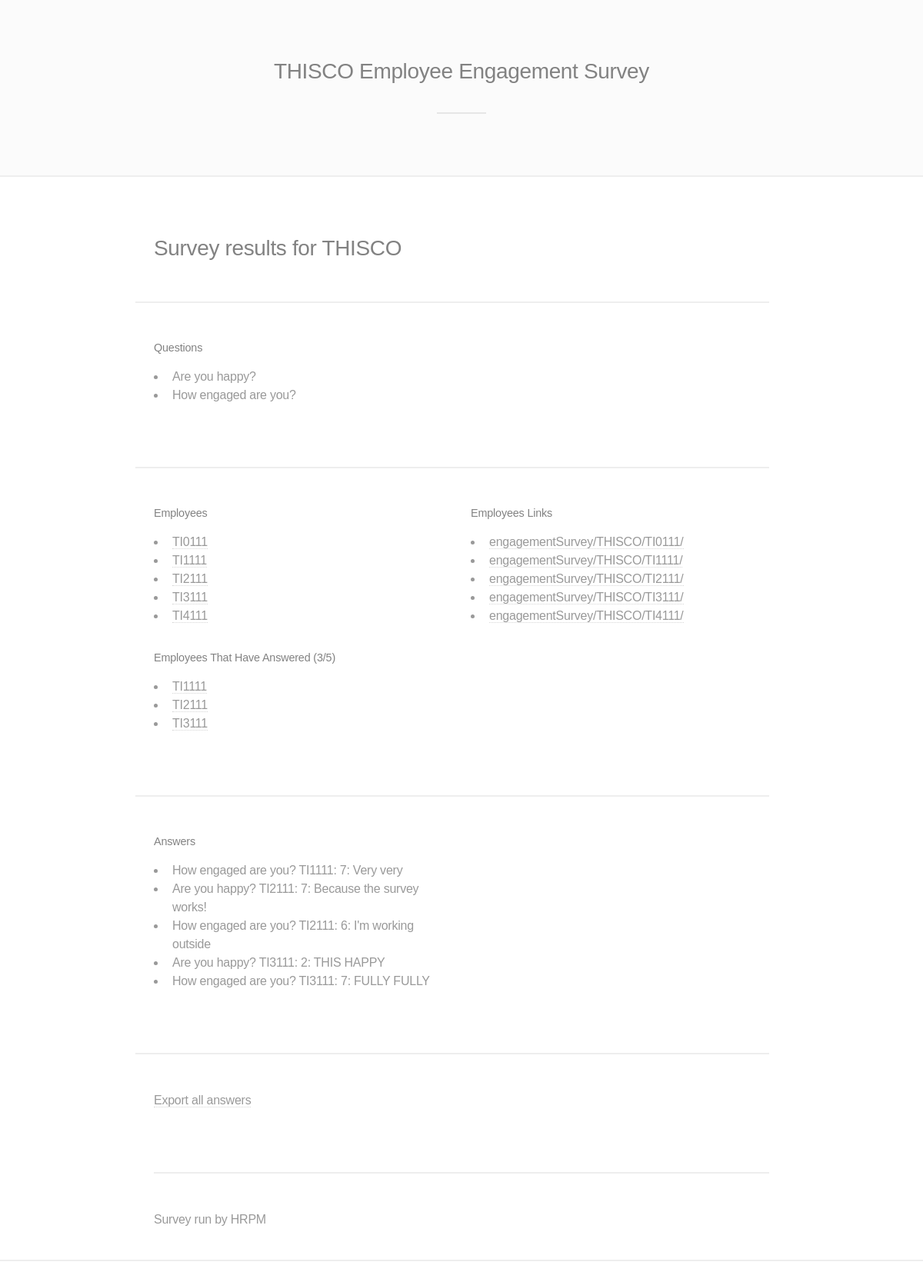
Screenshot of /engagementSurvey/THISCO/results/ (signed in) with the database file from the repository.
### engagementSurvey/models.py (models this page shows, shortened)
class Company(models.Model):
    cid = models.CharField(max_length=36, primary_key=True, default=str(uuid.uuid1()), editable=False)
    company_name =  models.CharField(max_length = 50)
    company_code = models.CharField(max_length = 2, unique=True)
    num_employees = models.IntegerField()
    questions = models.ManyToManyField(Question, blank=True)
    responses = models.ManyToManyField('Answer', blank=True)
    employees = models.ManyToManyField('Employee', blank=True, related_name='+')
    class Meta:
        verbose_name_plural = "Companies"
        ordering = ['company_name']

class Question(models.Model):
    question_id = models.CharField(max_length=36,primary_key=True, default=str(uuid.uuid1()), editable=False)
    question_text = models.CharField(max_length = 200)
    question_detail = models.CharField(max_length = 200, blank=True)
    default_text = models.CharField(max_length = 50, default = "Add additional info")
    QUESTION_TYPES = ( #could have these as subclasses
        ('G','1-7 Gallup'),
        ('GP','1-7 Gallup with text box'),
        ('TB','Text box'),
        ('SO','Single option'),
        ('MO','Multiple option'),
    )
    question_type = models.CharField(max_length=2, choices=QUESTION_TYPES, default = 'G')
    def __str__(self):
        return self.question_text
    class Meta:
        ordering = ['question_type','question_text']

class Employee(models.Model):
    eid = models.CharField(max_length=36, primary_key=True, default=str(uuid.uuid1()), editable=False)
    secret_id = models.CharField(max_length = 10)
    company = models.ForeignKey(Company, on_delete=models.CASCADE)
    has_answered = models.BooleanField(default=False)
    answer_time = models.DateTimeField(blank=True, null=True)
    EMPLOYEE_TYPES = (
        ('','- Level -'),
        ('UM','Upper Management'),
        ('MM','Middle Management'),
        ('LM','Lower Management'),
        ('OT','Other'),
    )
    e_type = models.CharField(max_length=2, choices=EMPLOYEE_TYPES, blank=True)
    EMPLOYEE_AREA = (
        ('','- Department -'),
        ('E','Education'),
        ('HR','Human Resources'),
        ('F','Finance'),
        ('M','Management'),
        ('O','Other'),
    )
    job_area = models.CharField(max_length=2, choices=EMPLOYEE_AREA, blank=True)
    def __str__(self):
        return(self.secret_id)
    class Meta:
        ordering = ['secret_id']

class Answer(models.Model):
    question = models.ForeignKey(Question, on_delete=models.CASCADE)
    employee = models.ForeignKey(Employee, on_delete=models.CASCADE)
    answer_value = models.SmallIntegerField(default=0)
    answer_text = models.CharField(max_length=500, blank=True)
    class Meta:
        ordering = ['employee','question']
    def __str__(self):
        return((self.question.__str__()) + " " + self.employee.__str__() + ": " + str(self.answer_value) + ": " + str(self.answer_text))

### engagementSurvey/views.py (the view)
# urls.py: path('<str:company_name>/results/', views.results, name='results'),
@login_required
def results(request, company_name):
    company = get_object_or_404(Company, company_name=company_name)
    company_employees = Employee.objects.filter(company=company)
    company_questions = company.questions.all()
    company_employees_answered = Employee.objects.filter(company=company, has_answered=True)
    company_answers = Answer.objects.filter(company=company)
    company_employees_answered_count = str(len(company_employees_answered)) + "/" + str(len(company_employees))
    context = {
        'company_name': company_name,
        'company_employees': company_employees,
        'company_questions': company_questions,
        'company_employees_answered': company_employees_answered,
        'company_employees_answered_count': company_employees_answered_count,
        'company_answers': company_answers,
    }
    return render(request, 'engagementSurvey/results.html', context)

### engagementSurvey/templates/engagementSurvey/results.html (shortened to what this page needs)
{% extends 'engagementSurvey/base.html' %}
{% block content %}
<header>
    <h2>Survey results for {{company_name}}</h2>
</header>
<div class="row">
    <div class="6u 12u$(medium)">
        <h5>Questions</h5>
        <ul>
        {% for question in company_questions %}
        <li>{{question}}</li>
        {% endfor %}
        </ul>
    </div>
</div>
<div class="row">
    <div class="6u 12u$(medium)">
            <h5>Employees</h5>
            <ul>
            {% for employee in company_employees %}
            <li><a href="/admin/engagementSurvey/employee/{{employee.eid}}/change/">{{employee}}</a></li>
            {% endfor %}
            </ul>
    </div>
    <div class="6u 12u$(medium)">
            <h5>Employees Links</h5>
            <ul>
            {% for employee in company_employees %}
            <li><a href="/engagementSurvey/{{company_name}}/{{employee.secret_id}}/">engagementSurvey/{{company_name}}/{{employee.secret_id}}/</a></li>
            {% endfor %}
            </ul>
    </div>
    <div class="6u 12u$(medium)">
            <h5>Employees That Have Answered ({{company_employees_answered_count}})</h5>
            <ul>
            {% for employee in company_employees_answered %}
            <li><a href="/admin/engagementSurvey/employee/{{employee.eid}}/change/">{{employee}}</a></li>
            {% endfor %}
            </ul>
    </div>
</div>
    <div class="row">
        <div class="6u 12u$(medium)">
            <h5>Answers</h5>
            <ul>
            {% for answer in company_answers %}
            <li>{{answer}}</li>
            {% endfor %}
            </ul>
        </div>
    </div>
    <div class="row">
        <div class="6u 12u$(medium)">
            <p>
            <a href="{% url 'engagementSurvey:export_answers_csv' company_name %}">Export all answers</a>
            </p>
        </div>
    </div>
    {% endblock %}

### engagementSurvey/templates/engagementSurvey/base.html (shortened to what this page needs)
{% load static %}
<html>
	<head>
        <link rel="stylesheet" type="text/css" href="{% static 'engagementSurvey/css/main.css' %}" />
    </head>
        <section id="three" class="wrapper style2 special">
            <header class="major">
                    <h2> {{company_name}} Employee Engagement Survey</h2>
            </header>
        </section>
    <body id="top">
        <div class="content">
            <section id="two" class="wrapper">
                <div class="inner alt">
                    {% block content %}{% endblock %}
                    <p>Survey run by HRPM</p>
                </div>
            </section>
        </div><br>
    </body><br>
</html>

### engagementSurvey/static/engagementSurvey/css/main.css (style rules this page uses)
html, body, div, span, applet, object, iframe, h1, h2, h3, h4, h5, h6, p, blockquote, pre, a, abbr, acronym, address, big, cite, code, del, dfn, em, img, ins, kbd, q, s, samp, small, strike, strong, sub, sup, tt, var, b, u, i, center, dl, dt, dd, ol, ul, li, fieldset, form, label, legend, table, caption, tbody, tfoot, thead, tr, th, td, article, aside, canvas, details, embed, figure, figcaption, footer, header, hgroup, menu, nav, output, ruby, section, summary, time, mark, audio, video { margin: 0; padding: 0; border: 0; font-size: 100%; font: inherit; vertical-align: baseline; }
article, aside, details, figcaption, figure, footer, header, hgroup, menu, nav, section { display: block; }
body { line-height: 1; }
ol, ul { list-style: none; }
body { -webkit-text-size-adjust: none; }
*, *:before, *:after { -moz-box-sizing: border-box; -webkit-box-sizing: border-box; box-sizing: border-box; }
.row { border-bottom: solid 1px transparent; -moz-box-sizing: border-box; -webkit-box-sizing: border-box; box-sizing: border-box; }
.row > * { float: left; -moz-box-sizing: border-box; -webkit-box-sizing: border-box; box-sizing: border-box; }
.row:after, .row:before { content: ''; display: block; clear: both; height: 0; }
.row > * { padding: 0 0 0 1.5em; }
.row { margin: 0 0 -1px -1.5em; }
.\36 u, .\36 u\24 { width: 50%; clear: none; margin-left: 0; }
@media screen and (max-width: 1680px) { .row > * { padding: 0 0 0 1.5em; } }
@media screen and (max-width: 1680px) { .row { margin: 0 0 -1px -1.5em; } }
@media screen and (max-width: 1280px) { .row > * { padding: 0 0 0 1.5em; } }
@media screen and (max-width: 1280px) { .row { margin: 0 0 -1px -1.5em; } }
body { -ms-overflow-style: scrollbar; }
body { background: #ffffff; }
body { color: #999999; }
html, input, select, textarea { font-size: 16pt; }
@media screen and (max-width: 1680px) { html, input, select, textarea { font-size: 13pt; } }
@media screen and (max-width: 1280px) { html, input, select, textarea { font-size: 12pt; } }
body, input, select, textarea { font-family: Arial, Helvetica, sans-serif; font-weight: normal; line-height: 1.5em; letter-spacing: -0.015em; }
a { -moz-transition: color 0.2s ease-in-out, border-bottom-color 0.2s ease-in-out; -webkit-transition: color 0.2s ease-in-out, border-bottom-color 0.2s ease-in-out; -ms-transition: color 0.2s ease-in-out, border-bottom-color 0.2s ease-in-out; transition: color 0.2s ease-in-out, border-bottom-color 0.2s ease-in-out; text-decoration: none; border-bottom: dotted 1px; }
p { margin: 0 0 2em 0; }
h1, h2, h3, h4, h5, h6 { font-weight: normal; line-height: 1em; margin: 0 0 1em 0; letter-spacing: -0.0125em; }
h2 { font-size: 1.75em; line-height: 1.5em; }
h5 { font-size: 0.9em; line-height: 1.5em; }
a { color: inherit; border-bottom-color: #d6d6d6; }
h1, h2, h3, h4, h5, h6 { color: #828282; }
ul { list-style: disc; margin: 0 0 2em 0; padding-left: 1em; }
ul li { padding-left: 0.5em; }
section.special, article.special { text-align: center; }
header.major { margin: 0 0 2.5em 0; text-align: center; }
header.major:after { content: ''; border-bottom: solid 2px #e6e6e6; display: block; width: 4em; margin: 2em auto 0 auto; }
.wrapper { padding: 4.5em 0 2.5em 0 ; background-color: #ffffff; border-bottom: solid 2px #eeeeee; }
.wrapper > .inner { margin-left: auto; margin-right: auto; width: 50em; }
.wrapper > .inner.alt > * { border-top: solid 2px #eeeeee; margin-bottom: 0; margin-top: 3em; padding-top: 3em; }
.wrapper > .inner.alt > *:first-child { border-top: 0; margin-top: 0; padding-top: 0; }
.wrapper.style2 { background-color: #fbfbfb; color: #999999; }
.wrapper.style2 h1, .wrapper.style2 h2, .wrapper.style2 h3, .wrapper.style2 h4, .wrapper.style2 h5, .wrapper.style2 h6 { color: #828282; }

### rows the page displays
Company: company_name "THISCO"
Question: question_text "Are you happy?"
Question: question_text "How engaged are you?"
Employee: secret "TI0111", company_name "THISCO", secret_id "TI0111"
Employee: secret "TI1111", company_name "THISCO", secret_id "TI1111"
Employee: secret "TI2111", company_name "THISCO", secret_id "TI2111"
Employee: secret "TI3111", company_name "THISCO", secret_id "TI3111"
Employee: secret "TI4111", company_name "THISCO", secret_id "TI4111"
Answer: question+employee+answer_value "How engaged are you? TI1111: 7: Very very"
Answer: question+employee+answer_value "Are you happy? TI2111: 7: Because the survey works!"
Answer: question+employee+answer_value "How engaged are you? TI2111: 6: I'm working outside"
Answer: question+employee+answer_value "Are you happy? TI3111: 2: THIS HAPPY"
Answer: question+employee+answer_value "How engaged are you? TI3111: 7: FULLY FULLY"

### other values shown
{{ company_employees_answered_count }} "3/5"
